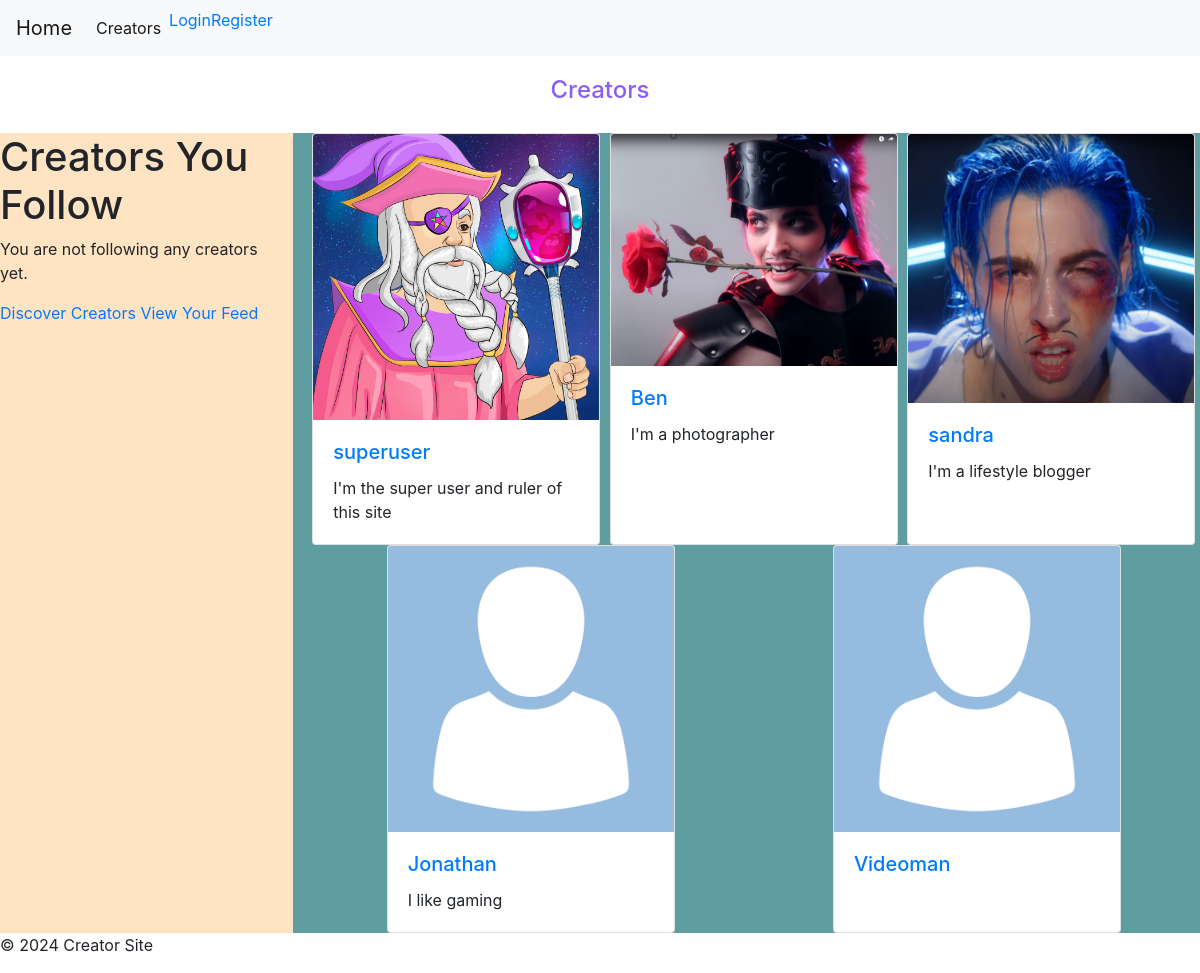
Screenshot of /creators/ with the database file from the repository.
### creators/models.py (models this page shows, shortened)
class Creator(models.Model):
    CREATOR_TYPES = [
        ('PHOTOGRAPHER', 'Photographer'),
        ('GAME_DEVELOPER', 'Game Developer'),
        ('CONTENT_CREATOR', 'Content Creator'),
        ('ARTIST', 'Artist'),
        ('VOICE_ACTOR', 'Voice Actor'),
        ('OTHER', 'Other'),
    ]
    STATUS_CHOICES = [
        ('PENDING', 'Pending'),
        ('APPROVED', 'Approved'),
        ('REJECTED', 'Rejected'),
    ]
    user = models.OneToOneField(User, on_delete=models.CASCADE)
    avatar = models.ImageField(upload_to='creator_avatars/', null=True, blank=True)
    about_me = models.TextField(blank=True)
    creator_type = models.CharField(max_length=20, choices=CREATOR_TYPES, default='OTHER')
    status = models.CharField(max_length=10, choices=STATUS_CHOICES, default='PENDING')
    request_message = models.TextField(blank=True)
    followers = models.ManyToManyField(User, related_name='following', blank=True)

### creators/views.py (the view)
# urls.py: path('creators/', views.CreatorListView.as_view(), name='creator_list'),
class CreatorListView(ListView):
    model = Creator
    template_name = 'creators/creator_list.html'
    context_object_name = 'creators'
    def get_queryset(self):
        queryset = super().get_queryset()
        search_query = self.request.GET.get('search')
        if search_query:
            queryset = queryset.filter(
                Q(user__username__icontains=search_query) |
                Q(about_me__icontains=search_query)
            )
        return queryset

### creators/templates/creators/creator_list.html (shortened to what this page needs)
{% extends 'base.html' %}
{% load static %}
{% block content %}
    <h1 class="title">Creators</h1>
        <div class="row">
            <div class="col-md-3 creators-you-follow d-none d-md-block">
                <h1>Creators You Follow</h1>
                {% if followed_creators %}
                <ul>
                  {% for creator in followed_creators %}
                  <li>
                    <a href="{% url 'creator_aboutme' creator.pk %}">{{ creator.user.username }}</a>
                  </li>
                  {% endfor %}
                </ul>
                {% else %}
                <p>You are not following any creators yet.</p>
                {% endif %}
                <a href="{% url 'creator_list' %}">Discover Creators</a>
                <a href="{% url 'personalized_feed' %}">View Your Feed</a>
              </div>
            <div class="col-md-9 all-creators">
            {% for creator in creators %}
                <div class="card" style="width: 18rem;">
                    <a href="{% url 'creator_aboutme' username=creator.user.username %}">
                        {% if creator.avatar %}
                            <img class="card-img-top" src="{{ creator.avatar.url }}" alt="{{ creator.user.username }}'s avatar" class="avatar">
                        {% else %}
                            <img class="card-img-top" src="{% static 'images/placeholderavatar.png' %}" alt="{{ creator.user.username }}'s avatar" class="avatar">
                        {% endif %}
                    </a>
                    <div class="card-body">
                        <a href="{% url 'creator_aboutme' username=creator.user.username %}">
                            <h5 class="card-title">{{ creator.user.username }}</h5>
                        </a>
                        <p class="card-text">{{ creator.about_me|truncatewords:20 }}</p>
                    </div>
                </div>
            {% endfor %}
            </div>
        </div>
{% endblock %}

### static/css/style.css (style rules this page uses)
body { margin: 0; padding: 0; font-family: 'Roboto', sans-serif; background-color: #f0f0f0; }
.title { text-align: center; margin-top: 20px; font-size: 2vw; color: #8B5CF6; }
.all-creators { background-color: cadetblue; display: flex; flex-wrap: wrap; justify-content: space-around; margin-top: 20px; }
.creators-you-follow { background-color: bisque; display: flex; flex-wrap: wrap; justify-content: space-around; margin-top: 20px; }

### rows the page displays
Creator: avatar (picture), user.username "superuser", about_me "I'm the super user and ruler of this site"
Creator: avatar (picture), user.username "Ben", about_me "I'm a photographer"
Creator: avatar (picture), user.username "sandra", about_me "I'm a lifestyle blogger"
Creator: user.username "Jonathan", about_me "I like gaming"
Creator: user.username "Videoman"
